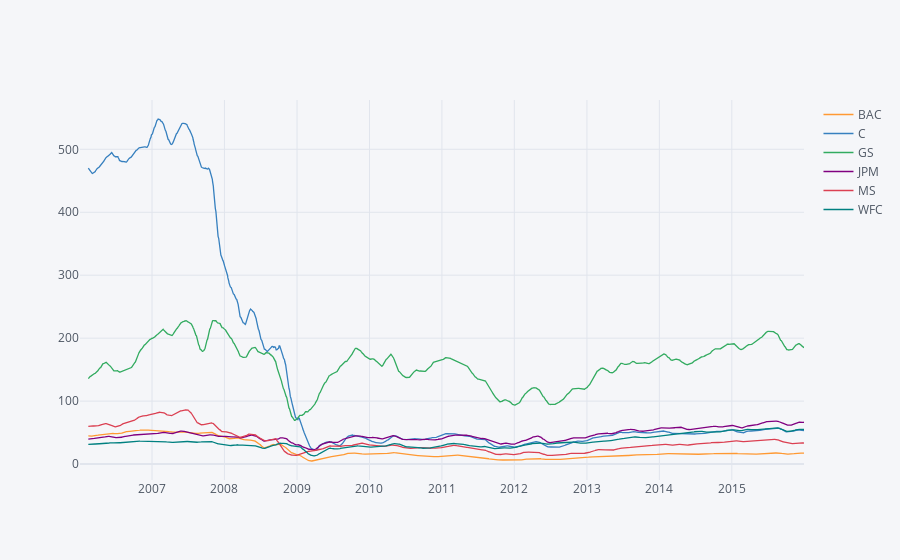

The code cell stored with this chart in its notebook:
### Markdown cell above
## Moving Averages

Let's analyze the moving averages for these stocks in the year 2008. 

** Plot the rolling 30 day average against the Close Price for Bank Of America's stock for the year 2008**

### Code cell
bank_stocks.xs(axis=1, level="Stock Info", key="Close").rolling(window=30).mean().iplot()

### Figure 1 — Plotly figure (JSON) as saved in the notebook; plotly's stock layout.template omitted (floating-point values rounded to 4 significant figures; data arrays with more than 128 entries replaced by an {"elided": "..."} marker saying what was removed)
{"data": [{"line": {"color": "rgba(255, 153, 51, 1.0)", "dash": "solid", "shape": "linear", "width": 1.3}, "mode": "lines", "name": "BAC", "text": "", "type": "scatter", "x": {"elided": "2517 str values"}, "y": {"elided": "2517 mixed values"}}, {"line": {"color": "rgba(55, 128, 191, 1.0)", "dash": "solid", "shape": "linear", "width": 1.3}, "mode": "lines", "name": "C", "text": "", "type": "scatter", "x": {"elided": "2517 str values"}, "y": {"elided": "2517 mixed values"}}, {"line": {"color": "rgba(50, 171, 96, 1.0)", "dash": "solid", "shape": "linear", "width": 1.3}, "mode": "lines", "name": "GS", "text": "", "type": "scatter", "x": {"elided": "2517 str values"}, "y": {"elided": "2517 mixed values"}}, {"line": {"color": "rgba(128, 0, 128, 1.0)", "dash": "solid", "shape": "linear", "width": 1.3}, "mode": "lines", "name": "JPM", "text": "", "type": "scatter", "x": {"elided": "2517 str values"}, "y": {"elided": "2517 mixed values"}}, {"line": {"color": "rgba(219, 64, 82, 1.0)", "dash": "solid", "shape": "linear", "width": 1.3}, "mode": "lines", "name": "MS", "text": "", "type": "scatter", "x": {"elided": "2517 str values"}, "y": {"elided": "2517 mixed values"}}, {"line": {"color": "rgba(0, 128, 128, 1.0)", "dash": "solid", "shape": "linear", "width": 1.3}, "mode": "lines", "name": "WFC", "text": "", "type": "scatter", "x": {"elided": "2517 str values"}, "y": {"elided": "2517 mixed values"}}], "layout": {"legend": {"bgcolor": "#F5F6F9", "font": {"color": "#4D5663"}}, "paper_bgcolor": "#F5F6F9", "plot_bgcolor": "#F5F6F9", "title": {"font": {"color": "#4D5663"}}, "xaxis": {"gridcolor": "#E1E5ED", "showgrid": true, "tickfont": {"color": "#4D5663"}, "title": {"font": {"color": "#4D5663"}, "text": ""}, "zerolinecolor": "#E1E5ED"}, "yaxis": {"gridcolor": "#E1E5ED", "showgrid": true, "tickfont": {"color": "#4D5663"}, "title": {"font": {"color": "#4D5663"}, "text": ""}, "zerolinecolor": "#E1E5ED"}}}
